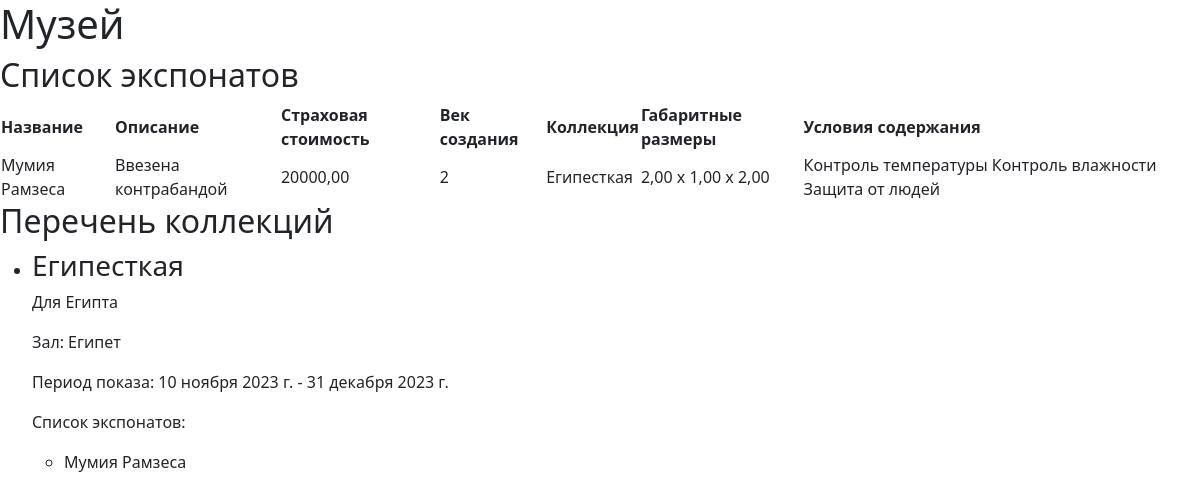
The app's page /, older data.
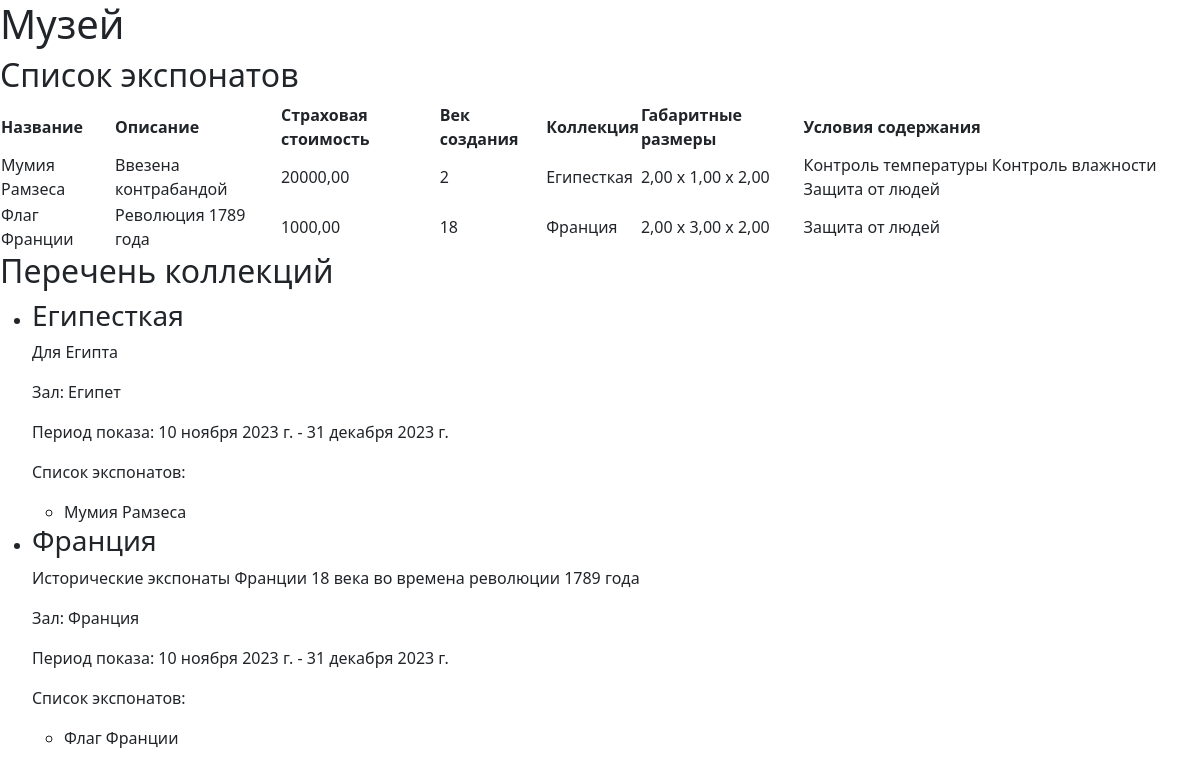
The same page, newer data.
### museum/models.py (models this page shows, shortened)
class Exhibit(models.Model):
    name = models.CharField(max_length=100, verbose_name='Название')
    description = models.TextField(verbose_name='Краткое описание')
    value = models.DecimalField(max_digits=10, decimal_places=2, verbose_name='Страховая стоимость')
    century = models.IntegerField(verbose_name='Век создания')
    collection = models.ForeignKey(Collection ,on_delete=models.CASCADE, verbose_name='Коллекция')
    height = models.DecimalField(max_digits=5, decimal_places=2, verbose_name='Высота')
    width = models.DecimalField(max_digits=5, decimal_places=2, verbose_name='Ширина')
    length = models.DecimalField(max_digits=5, decimal_places=2, verbose_name='Длина')
    temperature_control = models.BooleanField(verbose_name='Необходимость контроля температуры')
    humidity_control = models.BooleanField(verbose_name='Необходимость контроля влажности')
    protection = models.BooleanField(verbose_name='Защищённость от людей')
    class Meta:
        verbose_name = 'Экспонат'
        verbose_name_plural = 'Экспонаты'

class Collection(models.Model):
        name = models.CharField(max_length=100, verbose_name='Название')
        description = models.TextField(verbose_name='Краткое описание')
        hall = models.ForeignKey(Hall, on_delete=models.CASCADE, verbose_name='Зал')
        start_date = models.DateField(verbose_name='Дата начала')
        end_date = models.DateField(verbose_name='Дата окончания')
        def __str__(self):
            return self.name
        class Meta:
            verbose_name = 'Коллекция'
            verbose_name_plural = 'Коллекции'

class Hall(models.Model):
    name = models.CharField(max_length=100, verbose_name='Название')
    def __str__(self):
        return self.name
    class Meta:
        verbose_name = 'Выставочный зал'
        verbose_name_plural = 'Выставочные залы'

### museum/views.py (the view)
# urls.py: path('', views.index),
def index(request):
    halls = Hall.objects.all()
    collections = Collection.objects.all()
    exhibits = Exhibit.objects.all()
    context = { 'hall': halls, 'collections': collections, 'exhibits': exhibits, }
    return render(request, "museum/index.html", context)

### museum/templates/museum/index.html (shortened to what this page needs)
<!DOCTYPE html>
<html lang="ru">
<head>
    {% load bootstrap5 %}
	{% bootstrap_css %}
</head>
<body>
<h1>Музей</h1>
<h2>Список экспонатов</h2>
<table>
    <thead>
        <tr>
            <th>Название</th>
            <th>Описание</th>
            <th>Страховая стоимость</th>
            <th>Век создания</th>
            <th>Коллекция</th>
            <th>Габаритные размеры</th>
            <th>Условия содержания</th>
        </tr>
    </thead>
    <tbody>
        {% for exhibit in exhibits %}
        <tr>
            <td>{{ exhibit.name }}</td>
            <td>{{ exhibit.description }}</td>
            <td>{{ exhibit.value }}</td>
            <td>{{ exhibit.century }}</td>
            <td>{{ exhibit.collection }}</td>
            <td>{{ exhibit.height }} x {{ exhibit.width }} x {{ exhibit.length }}</td>
            <td>
                {% if exhibit.temperature_control %}
                Контроль температуры
                {% endif %}
                {% if exhibit.humidity_control %}
                Контроль влажности
                {% endif %}
                {% if exhibit.protection %}
                Защита от людей
                {% endif %}
            </td>
        </tr>
        {% endfor %}
    </tbody>
</table>
<h2>Перечень коллекций</h2>
<ul>
    {% for collection in collections %}
    <li>
        <h3>{{ collection.name }}</h3>
        <p>{{ collection.description }}</p>
        <p>Зал: {{ collection.hall }}</p>
        <p>Период показа: {{ collection.start_date }} - {{ collection.end_date }}</p>
        <p>Список экспонатов:</p>
        <ul>
            {% for exhibit in collection.exhibit_set.all %}
            <li>{{ exhibit.name }}</li>
            {% endfor %}
        </ul>
    </li>
    {% endfor %}
</ul>
</body>
</html>

Row changes from the older to the newer data that the page shows:
added Exhibit: name "Флаг Франции", description "Революция 1789 года", value "1000,00", century "18", collection "Франция", height "2,00", width "3,00", length "2,00", protection "Защита от людей"
added Collection: name "Франция", description "Исторические экспонаты Франции 18 века во времена революции 1789 года", hall "Франция", start_date "10 ноября 2023 г.", end_date "31 декабря 2023 г."
